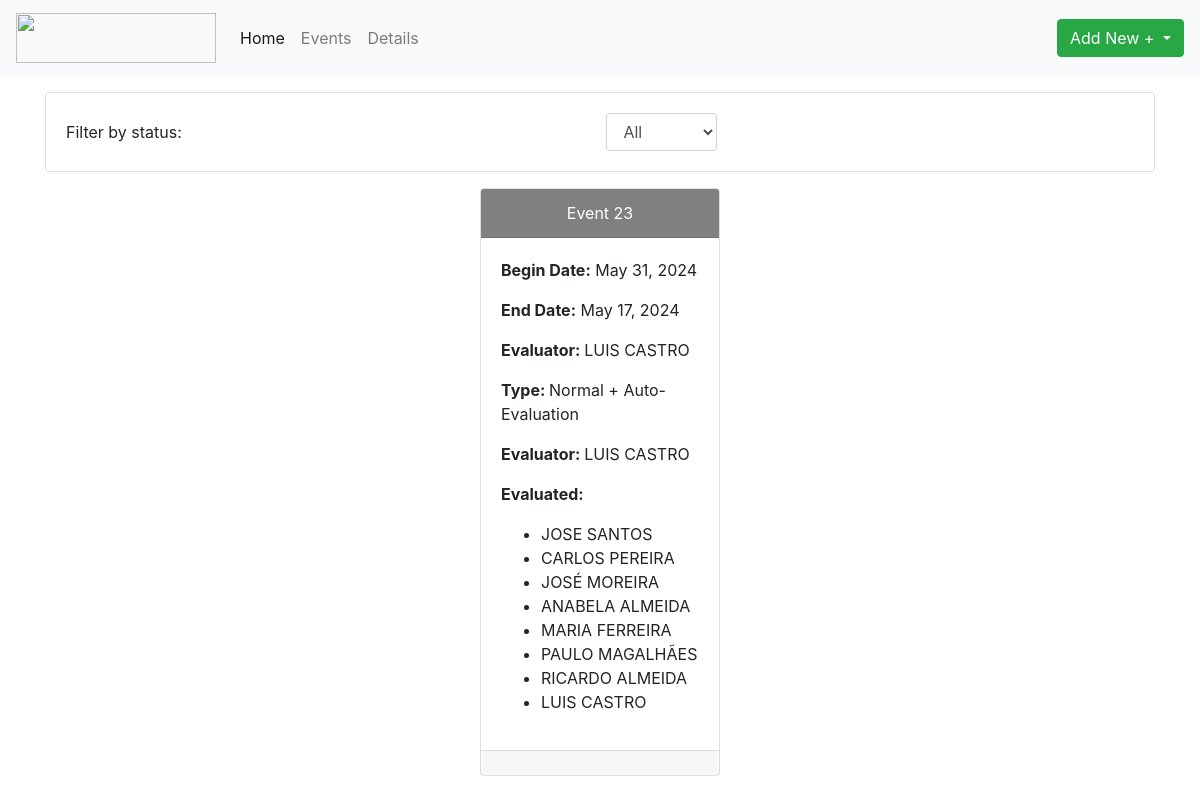
The page /show_events/ on the database its author committed.
### database/models.py (models this page shows, shortened)
class Event(models.Model):
	NORMAL_EVALUATION = 'NE'
	EVALUATION_WITH_AUTOEVALUATION = 'EA'
	FULL_360_EVALUATION = 'F3'
	TYPE_OF_EVALUATION_CHOICES = [
		(NORMAL_EVALUATION, 'Normal'),
		(EVALUATION_WITH_AUTOEVALUATION, 'Normal + Auto-Evaluation'),
		(FULL_360_EVALUATION, 'Full 360'),
	]
	id_event = models.AutoField(primary_key=True)
	begin_event = models.DateField()
	end_event = models.DateField()
	status = models.BooleanField(default=False)
	evaluated = models.ManyToManyField(Colaborator, related_name='evaluated_events')
	evaluator = models.ForeignKey('database.Colaborator', on_delete=models.CASCADE, default=get_default_evaluator, related_name='evaluator_events')
	type_of_evaluation = models.CharField(max_length=2, choices=TYPE_OF_EVALUATION_CHOICES, default=NORMAL_EVALUATION)

class Colaborator(models.Model):
	id_colaborator = models.OneToOneField(User, on_delete=models.CASCADE, primary_key=True)
	num_colaborator = models.IntegerField()
	fname = models.CharField(max_length=100)
	lname = models.CharField(max_length=100)
	username = models.CharField(max_length=100)
	department = models.CharField(max_length=100)
	role = models.CharField(max_length=100)
	admission_date = models.DateField()
	functional_group = models.CharField(max_length=100)
	def	__str__(self):
		return self.fname + ' ' + self.lname

### database/views.py (the view)
# urls.py: path('show_events/', views.show_events, name='show_events'),
def show_events(request):
    status = request.GET.get('status', 'all')
    if status == 'all':
        events = Event.objects.all()
    elif status == 'true':
        events = Event.objects.filter(status=True)
    elif status == 'false':
        events = Event.objects.filter(status=False)
    else:
        events = Event.objects.all()  # Fallback to showing all events
    return render(request, 'show_events.html', {'events': events})

### database/templates/show_events.html (shortened to what this page needs)
{% load static %}
<!DOCTYPE html>
<html lang="en">
<head>
	<link rel="stylesheet" href="https://stackpath.bootstrapcdn.com/bootstrap/4.5.2/css/bootstrap.min.css">
	<link rel="stylesheet" href="{% static 'styles.css' %}">
</head>
<body>
	{% include 'navbar.html' %}
	{% load bootstrap4 %}
	{% bootstrap_css %}
	<div class="container my-3">
		<div class="card">
			<div class="card-body">
				<form method="get" class="form-inline">
					<label for="status" class="mr-2">Filter by status:</label>
					<select name="status" id="status" class="form-control" onchange="this.form.submit()">
						<option value="all">All</option>
					</select>
				</form>
			</div>
		</div>
	</div>
	<div class="d-flex flex-wrap justify-content-around">
		{% for event in events %}
		<div class="card mb-3" style="width: 15rem;">
			<div class="card-header text-white d-flex flex-wrap justify-content-around" style="background-color: {% if event.status %}grey{% else %}green{% endif %};">
				Event {{ event.id_event }}
			</div>
			<div class="card-body">
				<p class="card-text"><b>Begin Date:</b> {{ event.begin_event }}</p>
				<p class="card-text"><b>End Date:</b> {{ event.end_event }}</p>
				<p class="card-text"><b>Evaluator: </b> {{event.evaluator}}</p>
				<p class="card-text"><b>Type: </b> {{ event.get_type_of_evaluation_display }}</p>
				<p class="card-text"><b>Evaluator: </b> {{event.evaluator}}</p>
				<p class="card-text">
					<b>Evaluated:</b>
					<ul id="evaluated-{{ event.id_event }};">
					{% for evaluated in event.evaluated.all %}
						<li>{{ evaluated }}</li>
					{% endfor %}
					</ul>
				</p>
			</div>
			<div class="card-footer d-flex flex-wrap justify-content-around" >
			</div>
		</div>
		{% endfor %}
	</div>
</body>
</html>

### database/static/styles.css (style rules this page uses)
.form-control { max-width: 300px; margin: auto; }

### rows shown on the page
Event: id_event "23", begin_event "May 31, 2024", end_event "May 17, 2024", evaluator "LUIS CASTRO", type_of_evaluation "Normal + Auto-Evaluation"
Colaborator: fname+lname "JOSE SANTOS"
Colaborator: fname+lname "CARLOS PEREIRA"
Colaborator: fname+lname "JOSÉ MOREIRA"
Colaborator: fname+lname "ANABELA ALMEIDA"
Colaborator: fname+lname "MARIA FERREIRA"
Colaborator: fname+lname "PAULO MAGALHÃES"
Colaborator: fname+lname "RICARDO ALMEIDA"
Colaborator: fname+lname "LUIS CASTRO"
